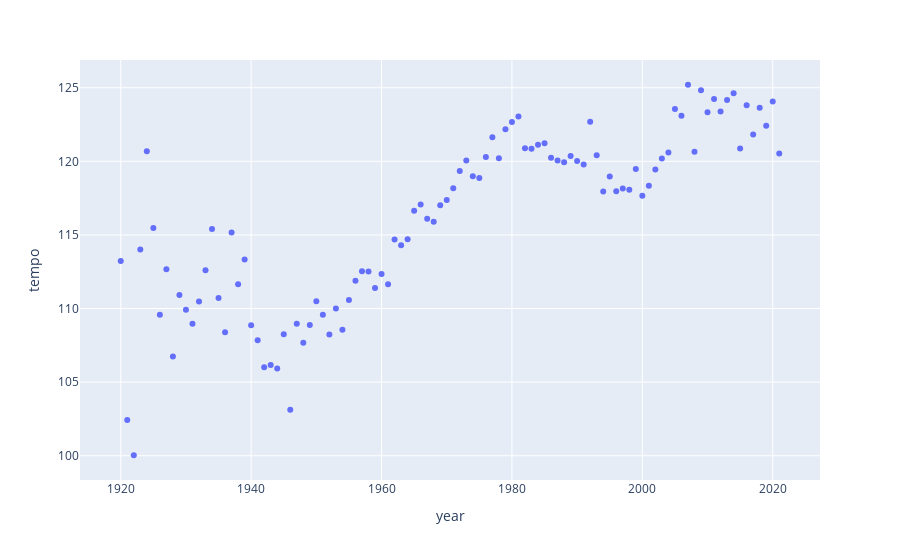

The code cell stored with this chart in its notebook:
### Code cell
fig2 = px.scatter(year_df, x = 'year', y = 'tempo')

fig2.show()
